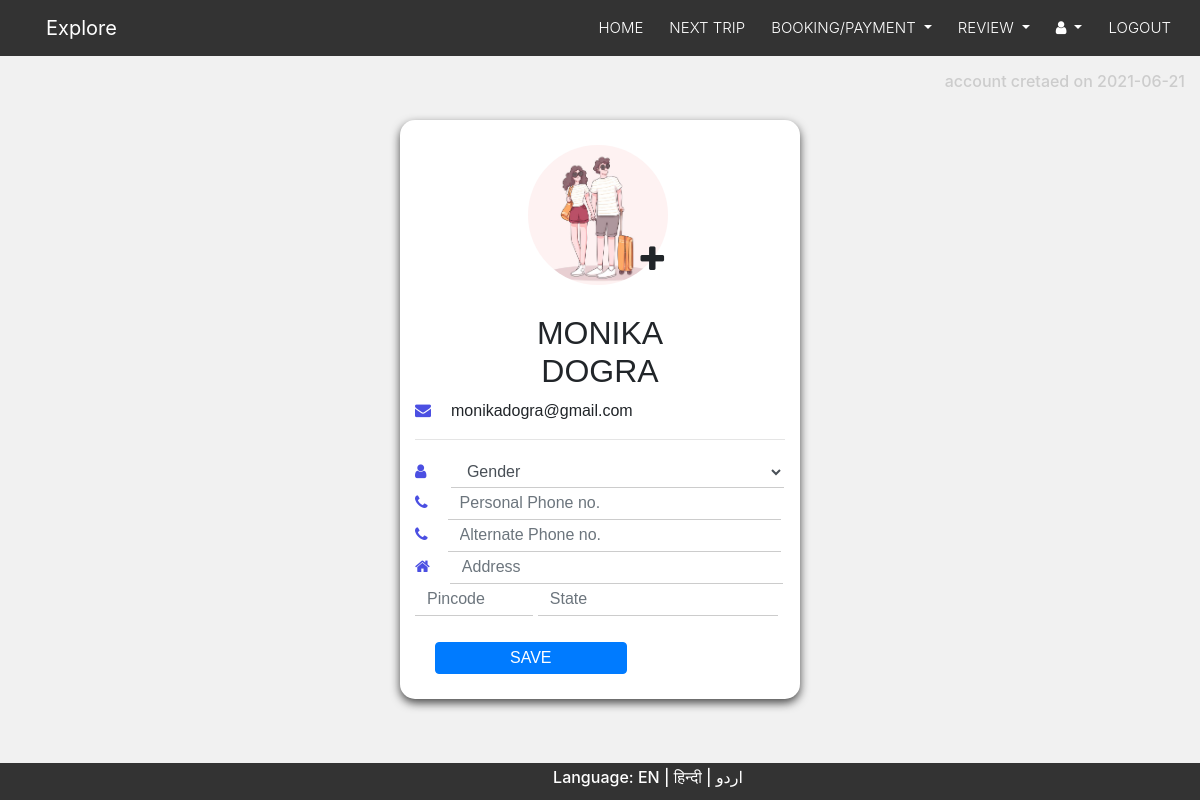
The page /weekend/login/my-profile.php (signed in) on the database its author committed.
### tables this page shows
CREATE TABLE `user_tbl` (
  `u_id` smallint(8) UNSIGNED NOT NULL,
  `f_name` varchar(20) DEFAULT NULL,
  `l_name` varchar(20) DEFAULT NULL,
  `email` varchar(40) NOT NULL,
  `pswd` varchar(40) DEFAULT NULL,
  `status` tinyint(1) NOT NULL DEFAULT 0,
  `gender` char(6) NOT NULL DEFAULT 'Gender',
  `phone_no` char(10) NOT NULL,
  `alt_phone_no` char(10) NOT NULL,
  `zipcode` char(6) NOT NULL,
  `city` varchar(80) NOT NULL,
  `state` varchar(30) NOT NULL,
  `profile_pic` varchar(50) NOT NULL DEFAULT 'default.svg',
  `online` tinyint(1) NOT NULL DEFAULT 0,
  `reg_date` date NOT NULL DEFAULT current_timestamp()
);

### weekend/php/code.php (called while the page is built, shortened)
<?php
abstract class clsConnection
{
    public function __construct()
    {
        $dbHost="localhost";
        $dbName="explore";
        $dbUser="root";
        $dbPassword="";
        try
        {
            $this->dbConn= new PDO("mysql:host=$dbHost;dbname=$dbName",$dbUser,$dbPassword);
        }
        catch(PDOException $e)
        {
            Echo "Connection failed" . $e->getMessage();
        }
    }
}
class clsUser extends clsConnection implements I_User
{
    public function GetUserDetail($u_id){
        try{
             $sql="SELECT * FROM user_tbl WHERE u_id=:u_id";
             $stmt=$this->dbConn->prepare($sql);
             $stmt->bindParam(':u_id',$u_id);
             $stmt->execute();
             $result=$stmt->fetchAll();
           return $result;
        }
        catch (PDOException $e){
            echo "User Details Error:".$e->getMessage();
        }
    }
}
?>

### weekend/select_lang.php (called while the page is built, shortened)
<?php
 if (isset($_GET['lang'])) {
     $set_lang=$_GET['lang'];
  }else{
    $set_lang='en';
  }
  $lang=array();
if ($set_lang=='en') {
  $lang['lang']='Language';
  $lang['home']='HOME';
  $lang['about']='ABOUT';
  $lang['contact']='CONTACT';
  $lang['faq']='FAQs';
  $lang['login']='LOGIN';
  $lang['enroll']='Enroll Yourself';
  $lang['explore']='Explore the Unexplored';
  $lang['weekend']='Weekend Planer';
  $lang['enjoy']='Enjoy trips with new friends.';
  $lang['popular']='Popular Places';
  $lang['see']='see the most featured places';
  $lang['1']='KATRA VAISHNO DEVI';
  $lang['believe']='We believe that Travel brings knowledge, Knowledge brings opportunity and Opportunity brings prosperity';
  $lang['2']='SRINAGAR';
  $lang['3']='PATNITOP';
  $lang['visit']='visit now!';
  $lang['about_us']='ABOUT US';
  $lang['world']='Explore The World With Us';
  $lang['why']='Why Choose Us?';
  $lang['travel']='We believe that Travel brings knowledge, Knowledge brings opportunity and Opportunity brings prosperity. It is a weekend trip where the management believes in transparency, trust, knowledge distribution and providing quality to our customers.';
  $lang['read']='Read more';
  $lang['about_p']='We believe that Travel brings knowledge, Knowledge brings opportunity and Opportunity brings prosperity. Explore is not only business for us, but its a philosophy. It is a weekend trip where the management believes in transparency, trust, knowledge distribution and providing quality to our customers. Our customers are our biggest brand ambassadors and our employees are our biggest strengths.';
  $lang['about_p1']='There is no such website which schedules weekend trip for like minded people.
               You can plan trips with your friends but going on trips with strangers having same hobbies as yours is not something you can do on your own this where our website provides you this facility so you can enjoy a wonderful trip with some like minded people within your city.';
   $lang['about_p2']='This website allow customers to easily access all the information and details needed to make their  arrangements. With all the information at their fingertips, customers can make decisions at their convenience. It involves online booking  the process into a pain-free, step-by-step booking experience, which they can do at any time. This allow you to keep track of how consumers decide to spend their money.';
   $lang['Quick_Links']='Quick Links' ;
   $lang['Contact_Info']='Contact Info';
   $lang['CONTACT_US']='CONTACT US';
   $lang['address']='Address';
   $lang['mail']='E-Mail';
   $lang['phone']='Phone';
   $lang['touch']='Get in touch';
   $lang['full_name']='Full Name';
   $lang['message']='Message';
   $lang['Forgot_Password']='Forgot Password?';
   $lang['s_login']='Login';
   $lang['enter_pswd']='Enter Password*';
   $lang['Password']='Password';
   $lang['Enter_Email_Id']='Enter Email*';
   $lang['Email_Id']='Email Id';
   $lang['Welcome']='Welcome';
   $lang['Login_Here']='Login Here';
   $lang['package_p']='You can plan trips with your friends but going on trips with strangers having same hobbies as yours is not something you can do on your own';
   $lang['Srinagar']='Srinagar';
   $lang['Katra']='KATRA';
   $lang['patnitop']='PATNITOP';
   $lang['srinagar']='SRINAGAR';
   $lang['mansar']='MANSAR';
   $lang['bhaderwah']='BHADERWAH';
   $lang['book_now']='Book now';
   $lang['P']='P';
   $lang['A']='A';
   $lang['C']='C';
   $lang['K']='K';
   $lang['G']='G';
   $lang['E']='E';
   $lang['S']='S';
   $lang['R']='R';
   $lang['V']='V';
}
?>

### weekend/login/my-profile.php (the view, shortened to what this page needs)
<?php session_start();
    require_once('../php/code.php');
    include'../select_lang.php';
     $u_id= $_SESSION['u_id'];
       $f_name="";
       $l_name="";
       $email="";
       $gender="";
       $phone_no="";
       $alt_phone_no="";
       $zipcode="";
       $reg_date="";
       $city="";
       $state="";
       $profile_pic="";
       $FunObj=new clsUser();
       $result=$FunObj->GetUserDetail($u_id);
         if ($result) {
                foreach ($result as $data) {
                   $f_name=$data['f_name'];
                   $l_name=$data['l_name'];
                   $email=$data['email'];
                   $gender=$data['gender'];
                   $phone_no=$data['phone_no'];
                   $alt_phone_no=$data['alt_phone_no'];
                   $zipcode=$data['zipcode'];
                   $reg_date=$data['reg_date'];
                   $city=$data['city'];
                   $state=$data['state'];
                   $profile_pic=$data['profile_pic'];
                 }
         }else{
              $msg2=$lang['txt79'];
         }
?>
<!DOCTYPE html>
<html>
<head>
<?php include'../links/links.php'; ?>
<link rel="stylesheet" href="css/my-profile.css">
 </head>
<body>
       <?php include'title_bar.php'; ?>
         <br>
<div class="container-fluid">
<div class="account">
 <h6>account cretaed on <?php echo $reg_date; ?></h6>
 </div>
 <br><br>
  <div class="profile-card">
    <form method="post" enctype="multipart/form-data">
    <div class="image-container">
      <center>
       <img src="photo/<?php echo $profile_pic ; ?> ">
      <label for="file"><i class="fa fa-plus"></i></label>
      </center>
    </div>
    <div class="main-container">
       <div class="tittle">
        <input id="file_name" readonly>
        <h2><?php echo $f_name; ?> <br><?php echo $l_name; ?>
           </h2>
       </div>
             <div class="form-group">
               <p><i class="fa fa-envelope info"></i><?php echo $email; ?></p>
               <hr>
               <i class="fa fa-user info"></i>
                <select class="form-control" name="gender">
                  <option hidden><?php echo $gender; ?></option>
                </select>
               <i class="fa fa-phone info"></i><input type="tel" name="phone_no" placeholder="<?php echo $lang['txt85']; ?>" value="<?php echo $phone_no; ?>" class="form-control">
               <i class="fa fa-phone info"></i><input type="tel" name="alt_phone_no" placeholder="<?php echo $lang['txt86']; ?>" value="<?php echo $alt_phone_no; ?>" class="form-control">
               <i class="fa fa-home info"></i><input type="text" name="city" placeholder="<?php echo $lang['txt87']; ?>" value="<?php echo $city; ?>" class="form-control">
                                              <input type="tel" name="zipcode" placeholder="<?php echo $lang['txt88']; ?>" value="<?php echo $zipcode; ?>" class="form-control pincode">
                                              <input type="text" name="state" placeholder="<?php echo $lang['txt89']; ?>" value="<?php echo $state; ?>" class="form-control state">
             </div>
              <button type="submit" class="btn btn-primary" name="save"><?php echo $lang['txt90']; ?></button>
    </div>
    </form>
  </div>
</div>
<footer>
  <h6><div class="lang_btn">
     <?php echo $lang['lang']; ?>: <a href="my-profile.php?lang=en">EN | </a><a href="my-profile.php?lang=hi">हिन्दी</a><a href="my-profile.php?lang=ur"> | اردو</a>
   </div></h6>
</footer>
</body>
</html>

### weekend/login/css/my-profile.css (style rules this page uses)
body { background-color: #f1f1f1; }
.account { display: flex; float: right; color: #ccc; }
.image-container i { cursor: pointer; position: absolute; bottom:19%; right: 34%; font-size: 30px; }
.profile-card { width: 400px; font-family: sans-serif; margin: auto; padding-bottom: 10px; border-radius:15px; background:#fff; box-shadow: 0 4px 10px 0 rgba(0,0,0,0.7); }
.image-container { position: relative; padding: 25px; }
.info { color: #4b4fe2; margin-right: 20px; }
.main-container { padding: 15px; }
.tittle { text-align: center; position: relative; margin-top: -10%; }
.tittle input { border-width: 0; text-align: center; }
.tittle h2 { text-transform: uppercase; }
img { width: 40%; border-radius: 80px; }
.form-group .form-control { height:2rem; width: 90%; display: inline-flex; border-style: none; border-bottom: 1px solid #ccc; border-radius: 0; }
.form-group .pincode { width: 32%; }
.form-group .state { width: 65%; }
form .btn { padding: 3px 20%; margin-top: 10px; margin-left: 20px; }
.lang_btn { margin-left:6rem; color: #fff; }
.lang_btn a { color: #fff; }
footer { background:#333333; color:#fff; text-align: center; padding: 5px; position: absolute; width: 100%; bottom: 0; }

### rows shown on the page
user_tbl: reg_date "2021-06-21", profile_pic (picture), f_name "MONIKA", l_name "DOGRA", email "monikadogra@gmail.com", gender "Gender"

### other values the page prints
$lang['home'] "HOME"
$lang['txt1'] "NEXT TRIP"
$lang['txt2'] "BOOKING/PAYMENT"
$lang['txt5'] "REVIEW"
$lang['txt8'] "LOGOUT"
$lang['txt90'] "SAVE"
$lang['lang'] "Language"
